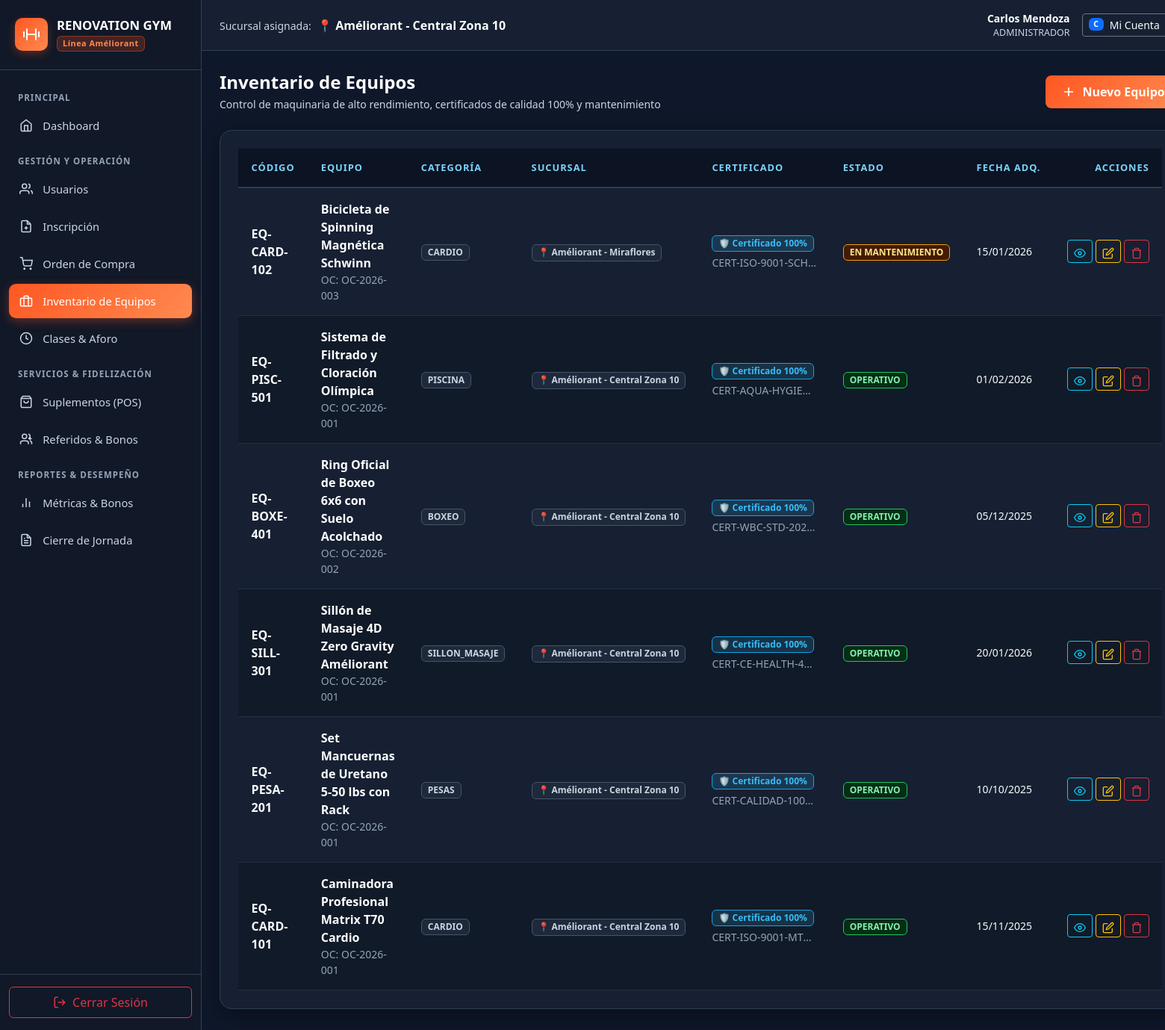
The page /inventario/index.php (signed in) on the database its author committed.
### tables this page shows
CREATE TABLE `equipos_inventario` (
    `id` INT AUTO_INCREMENT PRIMARY KEY,
    `codigo_inventario` VARCHAR(50) NOT NULL UNIQUE,
    `sucursal_id` INT NOT NULL,
    `orden_compra_id` INT NULL,
    `nombre_equipo` VARCHAR(100) NOT NULL,
    `categoria` ENUM('PESAS', 'CARDIO', 'ESTATICO', 'BANDAS', 'CUERDAS', 'SILLON_MASAJE', 'PISCINA', 'BOXEO') NOT NULL,
    `tiene_certificado_calidad` TINYINT(1) DEFAULT 1,
    `numero_certificado` VARCHAR(100) NULL,
    `fecha_adquisicion` DATE NOT NULL,
    `estado_operativo` ENUM('OPERATIVO', 'EN_MANTENIMIENTO', 'DE_BAJA') DEFAULT 'OPERATIVO',
    CONSTRAINT `fk_eq_sucursal` FOREIGN KEY (`sucursal_id`) REFERENCES `sucursales` (`id`),
    CONSTRAINT `fk_eq_oc` FOREIGN KEY (`orden_compra_id`) REFERENCES `ordenes_compra` (`id`)
);

CREATE TABLE `ordenes_compra` (
    `id` INT AUTO_INCREMENT PRIMARY KEY,
    `numero_orden` VARCHAR(50) NOT NULL UNIQUE,
    `proveedor_id` INT NOT NULL,
    `sucursal_id` INT NOT NULL,
    `solicitado_por_usuario_id` INT NOT NULL,
    `total_orden` DECIMAL(12,2) NOT NULL,
    `estado` ENUM('SOLICITADA', 'APROBADA', 'RECIBIDA', 'CANCELADA') DEFAULT 'SOLICITADA',
    `fecha_orden` TIMESTAMP DEFAULT CURRENT_TIMESTAMP,
    CONSTRAINT `fk_oc_proveedor` FOREIGN KEY (`proveedor_id`) REFERENCES `proveedores` (`id`),
    CONSTRAINT `fk_oc_sucursal` FOREIGN KEY (`sucursal_id`) REFERENCES `sucursales` (`id`),
    CONSTRAINT `fk_oc_solicitante` FOREIGN KEY (`solicitado_por_usuario_id`) REFERENCES `usuarios` (`id`)
);

CREATE TABLE `sucursales` (
    `id` INT AUTO_INCREMENT PRIMARY KEY,
    `nombre` VARCHAR(100) NOT NULL,
    `codigo_sucursal` VARCHAR(20) NOT NULL UNIQUE,
    `direccion` VARCHAR(255) NOT NULL,
    `telefono` VARCHAR(25),
    `aforo_maximo` INT NOT NULL DEFAULT 100,  
    `horario_lv` VARCHAR(50) DEFAULT '04:00 - 22:00',
    `horario_sd` VARCHAR(50) DEFAULT '06:00 - 14:00',
    `tiene_piscina` TINYINT(1) DEFAULT 0,   
    `tiene_boxeo` TINYINT(1) DEFAULT 0,     
    `estado` ENUM('ACTIVA', 'INACTIVA', 'MANTENIMIENTO') DEFAULT 'ACTIVA',
    `created_at` TIMESTAMP DEFAULT CURRENT_TIMESTAMP
);

### inventario/index.php (the view, shortened to what the rows shown need)
<?php
require_once __DIR__ . '/controlador_inventario.php';
?>
<!DOCTYPE html>
<html lang="es">
<head>
    <link rel="stylesheet" href="../css/bootstrap.min.css">
    <link rel="stylesheet" href="../css/dashboard.css">
    <link rel="stylesheet" href="../css/usuarios.css">
    <link rel="stylesheet" href="../css/inventario.css">
</head>
<body>
<div class="dashboard-wrapper">
    <div class="main-content">
        <main class="content-body">
            <div class="d-flex justify-content-between align-items-center mb-4 flex-wrap gap-3">
                <div>
                    <h2 class="h4 fw-bold text-white mb-1">Inventario de Equipos</h2>
                </div>
            </div>
            <div class="table-responsive-card">
                <div class="table-responsive">
                    <table class="table table-custom align-middle">
                        <thead>
                            <tr>
                                <th>Código</th>
                                <th>Equipo</th>
                                <th>Categoría</th>
                                <th>Sucursal</th>
                                <th>Certificado</th>
                                <th>Estado</th>
                                <th>Fecha Adq.</th>
                                <th class="text-end">Acciones</th>
                            </tr>
                        </thead>
                        <tbody>
                            <?php if (empty($equipos)): ?>
                                <tr>
                                    <td colspan="8" class="text-center py-4" style="color: #94a3b8;">
                                        No hay equipos registrados en el inventario. Presiona <strong>"Nuevo Equipo"</strong> para añadir maquinaria.
                                    </td>
                                </tr>
                            <?php else: ?>
                                <?php foreach ($equipos as $eq): ?>
                                    <?php
                                    $badgeOpClass = 'badge-operativo-activo';
                                    if ($eq['estado_operativo'] === 'EN_MANTENIMIENTO') $badgeOpClass = 'badge-operativo-mantenimiento';
                                    elseif ($eq['estado_operativo'] === 'DE_BAJA') $badgeOpClass = 'badge-operativo-baja';
                                    ?>
                                    <tr>
                                        <td class="fw-bold" style="color: #38bdf8;"><?= htmlspecialchars($eq['codigo_inventario']) ?></td>
                                        <td>
                                            <div class="fw-bold text-white"><?= htmlspecialchars($eq['nombre_equipo']) ?></div>
                                            <?php if (!empty($eq['numero_orden'])): ?>
                                                <div class="small" style="color: #94a3b8;">OC: <?= htmlspecialchars($eq['numero_orden']) ?></div>
                                            <?php endif; ?>
                                        </td>
                                        <td>
                                            <span class="badge badge-categoria px-2 py-1">
                                                <?= htmlspecialchars($eq['categoria']) ?>
                                            </span>
                                        </td>
                                        <td>
                                            <span class="badge" style="background-color: #1e293b; color: #cbd5e1; border: 1px solid #475569;">
                                                📍 <?= htmlspecialchars($eq['sucursal_nombre']) ?>
                                            </span>
                                        </td>
                                        <td>
                                            <span class="badge badge-cert-100 px-2 py-1">
                                                🛡️ Certificado 100%
                                            </span>
                                            <div class="small text-truncate mt-1" style="color: #94a3b8; max-width: 140px;" title="<?= htmlspecialchars($eq['numero_certificado']) ?>">
                                                <?= htmlspecialchars($eq['numero_certificado']) ?>
                                            </div>
                                        </td>
                                        <td>
                                            <span class="badge <?= $badgeOpClass ?> px-2 py-1 text-uppercase" style="font-size: 0.75rem;">
                                                <?= htmlspecialchars(str_replace('_', ' ', $eq['estado_operativo'])) ?>
                                            </span>
                                        </td>
                                        <td class="small" style="color: #cbd5e1;">
                                            <?= date('d/m/Y', strtotime($eq['fecha_adquisicion'])) ?>
                                        </td>
                                        <td class="text-end">
                                            <div class="d-inline-flex gap-1">
                                                <button type="button" class="btn btn-sm btn-outline-info" title="Ficha Técnica y Certificado" onclick='verEquipo(<?= json_encode($eq) ?>)'>
                                                    <svg width="16" height="16" viewBox="0 0 24 24" fill="none" stroke="currentColor" stroke-width="2"><path d="M1 12s4-8 11-8 11 8 11 8-4 8-11 8-11-8-11-8z"></path><circle cx="12" cy="12" r="3"></circle></svg>
                                                </button>
                                                <button type="button" class="btn btn-sm btn-outline-warning" title="Editar Equipo" onclick='editarEquipo(<?= json_encode($eq) ?>)'>
                                                    <svg width="16" height="16" viewBox="0 0 24 24" fill="none" stroke="currentColor" stroke-width="2"><path d="M11 4H4a2 2 0 0 0-2 2v14a2 2 0 0 0 2 2h14a2 2 0 0 0 2-2v-7"></path><path d="M18.5 2.5a2.121 2.121 0 0 1 3 3L12 15l-4 1 1-4 9.5-9.5z"></path></svg>
                                                </button>
                                                <button type="button" class="btn btn-sm btn-outline-danger" title="Dar de Baja" onclick='eliminarEquipo(<?= $eq["id"] ?>, "<?= htmlspecialchars($eq["codigo_inventario"]) ?>", "<?= htmlspecialchars($eq["nombre_equipo"]) ?>")'>
                                                    <svg width="16" height="16" viewBox="0 0 24 24" fill="none" stroke="currentColor" stroke-width="2"><polyline points="3 6 5 6 21 6"></polyline><path d="M19 6v14a2 2 0 0 1-2 2H7a2 2 0 0 1-2-2V6m3 0V4a2 2 0 0 1 2-2h4a2 2 0 0 1 2 2v2"></path></svg>
                                                </button>
                                            </div>
                                        </td>
                                    </tr>
                                <?php endforeach; ?>
                            <?php endif; ?>
                        </tbody>
                    </table>
                </div>
            </div>
        </main>
    </div>
</div>
</body>
</html>

### rows shown on the page
equipos_inventario: codigo_inventario "EQ-CARD-102", nombre_equipo "Bicicleta de Spinning Magnética Schwinn", orden_compra.numero_orden "OC-2026-003", categoria "CARDIO", sucursal.nombre "Améliorant - Miraflores", numero_certificado "CERT-ISO-9001-SCH…", estado_operativo "EN MANTENIMIENTO", fecha_adquisicion "15/01/2026"
equipos_inventario: codigo_inventario "EQ-PISC-501", nombre_equipo "Sistema de Filtrado y Cloración Olímpica", orden_compra.numero_orden "OC-2026-001", categoria "PISCINA", sucursal.nombre "Améliorant - Central Zona 10", numero_certificado "CERT-AQUA-HYGIE…", estado_operativo "OPERATIVO", fecha_adquisicion "01/02/2026"
equipos_inventario: codigo_inventario "EQ-BOXE-401", nombre_equipo "Ring Oficial de Boxeo 6x6 con Suelo Acolchado", orden_compra.numero_orden "OC-2026-002", categoria "BOXEO", sucursal.nombre "Améliorant - Central Zona 10", numero_certificado "CERT-WBC-STD-202…", estado_operativo "OPERATIVO", fecha_adquisicion "05/12/2025"
equipos_inventario: codigo_inventario "EQ-SILL-301", nombre_equipo "Sillón de Masaje 4D Zero Gravity Améliorant", orden_compra.numero_orden "OC-2026-001", categoria "SILLON_MASAJE", sucursal.nombre "Améliorant - Central Zona 10", numero_certificado "CERT-CE-HEALTH-4…", estado_operativo "OPERATIVO", fecha_adquisicion "20/01/2026"
equipos_inventario: codigo_inventario "EQ-PESA-201", nombre_equipo "Set Mancuernas de Uretano 5-50 lbs con Rack", orden_compra.numero_orden "OC-2026-001", categoria "PESAS", sucursal.nombre "Améliorant - Central Zona 10", numero_certificado "CERT-CALIDAD-100…", estado_operativo "OPERATIVO", fecha_adquisicion "10/10/2025"
equipos_inventario: codigo_inventario "EQ-CARD-101", nombre_equipo "Caminadora Profesional Matrix T70 Cardio", orden_compra.numero_orden "OC-2026-001", categoria "CARDIO", sucursal.nombre "Améliorant - Central Zona 10", numero_certificado "CERT-ISO-9001-MT…", estado_operativo "OPERATIVO", fecha_adquisicion "15/11/2025"

### other values the page prints
$usuario_activo_suc "Améliorant - Central Zona 10"
$usuario_activo_nombre "Carlos Mendoza"
$usuario_activo_rol "ADMINISTRADOR"
$iniciales_activo "C"
